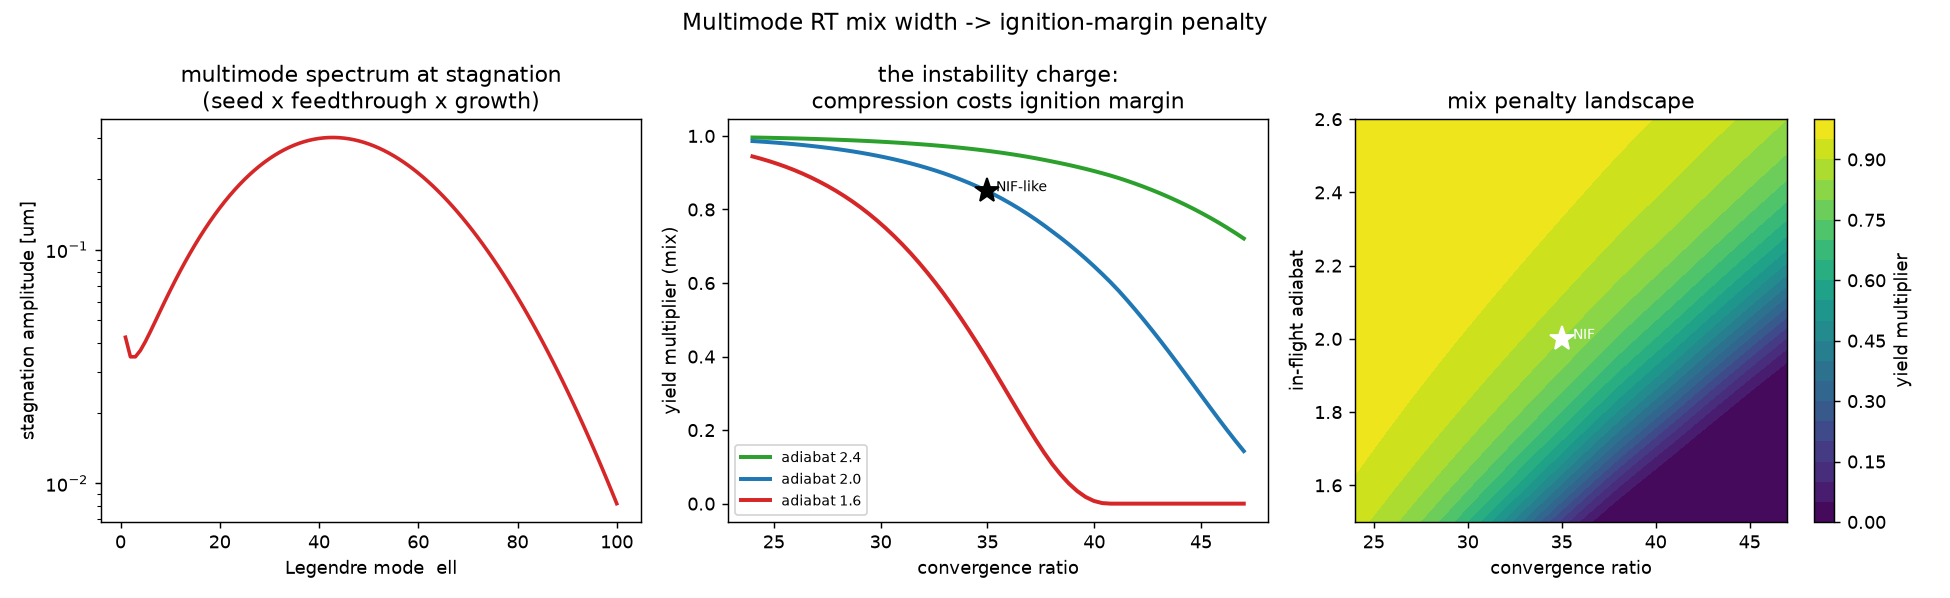

Source code (Python):
r"""
Multimode Rayleigh-Taylor mix width -> an ignition-margin penalty.

Step 2's whole-design optimizer railed convergence high, adiabat low, and fuel
high: the reduced model rewarded compression without charging for the instability
it costs. This module supplies that charge. It turns a capsule surface-roughness
*spectrum* into a stagnation MIX WIDTH, and the mix width into a yield multiplier
that collapses when mix eats the hot spot -- the missing instability penalty.

The chain, reusing the repo's RT physics:

  surface roughness spectrum  sigma_surf * s(ell)
    x  acceleration-phase ablative feedthrough  A_acc(ell; adiabat)   [rt_mechanics]
    x  deceleration RT + Bell-Plesset growth    GF(ell; CR)           [convergent_rt]
    =  per-mode amplitude at stagnation  eta(ell)
  mix width   sigma_mix = sqrt( sum_ell eta(ell)^2 )
  mix fraction f_mix = sigma_mix / R_min(CR)          (R_min = R0 / CR)
  penalty     M(f_mix) = (1 - f_mix)^p                (clean hot-spot fraction)

Where the two design knobs bite:
  * CONVERGENCE enters geometrically -- R_min = R0/CR shrinks, so the same mix
    width is a larger fraction of a smaller hot spot (f_mix ~ CR).
  * ADIABAT enters through acceleration feedthrough -- a lower adiabat makes a
    thinner, less ablatively-stabilized shell, so surface ripples feed through and
    seed the deceleration RT more strongly (A_acc rises as adiabat falls).

Calibrated so the NIF-like nominal (CR=35, adiabat=2.0, sigma_surf=SIGMA_SURF_REF)
keeps ~85% of clean yield -- mix-degraded but igniting, as N221204 was -- while an
aggressive high-CR / low-adiabat design falls off the mix cliff.

Deceleration growth is the slow part; build_rt_table.py caches GF(ell; CR) so this
evaluates in microseconds. Run:  python3 rt_mix.py
Deps: numpy  (matplotlib only for the figure)
"""

import os
import sys
import json

import numpy as np

sys.path.insert(0, os.path.join(os.path.dirname(__file__), "..", "Rayleigh-Taylor"))
from rt_mechanics import gamma_ablative, G_ACCEL, ATWOOD, T_ACCEL  # noqa: E402

# --- load the cached deceleration-phase growth-factor spectrum GF(ell; CR) ---
_TBL = os.path.join(os.path.dirname(__file__), "rt_table.json")
with open(_TBL) as f:
    _T = json.load(f)
ELL = np.arange(1, _T["ell_max"] + 1)
R0_M = _T["r0_m"]
_CR = np.array([r["cr"] for r in _T["rows"]])
_GF = np.array([r["GF"] for r in _T["rows"]])          # [n_cr, n_ell]

# --- reference design / calibration knobs (pinned so NIF-nominal keeps ~85%) ---
SIGMA_SURF_REF = 2.1e-8     # reference capsule surface roughness (RMS) [m]  (~21 nm, calibrated)
SPEC_SLOPE     = 1.0        # surface power spectrum  s(ell) ~ ell^-SPEC_SLOPE
ELL_CUT        = 35.0       # short-wavelength cutoff: finite hot-spot interface
                            # thickness stabilizes modes shorter than R_min/ELL_CUT.
                            # (convergent_rt omits this, so GF rises to the truncation;
                            #  restoring the cutoff is what makes the mix width physical.)
ALPHA_REF      = 2.0        # reference in-flight adiabat
ACCEL_ADIA_EXP = 2.0        # ablation velocity ~ adiabat^ACCEL_ADIA_EXP (feedthrough lever)
N_ACC_CAP      = 6.0        # cap on acceleration e-foldings (nonlinear saturation)
K_IFAR         = 9.7        # in-flight-aspect-ratio amplification (calibrated): a thinner
                            # shell at high CR / low adiabat feeds RT through exponentially.
                            # A fixed-trajectory linear solve omits this; it is the dominant
                            # (CR, adiabat) sensitivity of the mix, so it is put back here.
P_MIX          = 2.5        # clean-fraction exponent in the yield penalty
CR_REF         = 35.0
V_ABL_REF      = 5.0e3      # ablation velocity at the reference adiabat [m/s]

# Bell-Plesset: a mode amplitude grows geometrically ~ R0/R = CR through convergence.
# The cached fixed-trajectory solve (modes seeded from rest) under-represents this,
# so restore it explicitly -- combined with R_min = R0/CR it makes f_mix ~ CR^2, the
# strong, adiabat-independent convergence penalty that a high-CR design cannot escape.


def _seed_spectrum():
    """Normalized surface-roughness amplitude per mode, sum_ell s^2 = 1."""
    s = ELL.astype(float) ** (-SPEC_SLOPE)
    return s / np.sqrt(np.sum(s ** 2))


_S = _seed_spectrum()
_CUTOFF = np.exp(-(ELL / ELL_CUT) ** 2)     # interface-thickness short-wavelength rolloff


def accel_feedthrough(adiabat):
    """Acceleration-phase ablative amplification A_acc(ell) of the seed ripples.

    Uses the Takabe ablative growth rate over the acceleration phase; a lower
    adiabat lowers the ablation velocity (thinner, less-stabilized shell), so the
    short-wavelength modes grow more before deceleration.
    """
    V_abl = V_ABL_REF * (adiabat / ALPHA_REF) ** ACCEL_ADIA_EXP
    lam = 2.0 * np.pi * R0_M / ELL                       # wavelength of mode ell
    n_e = np.minimum(gamma_ablative(lam, g=G_ACCEL, A=ATWOOD, Va=V_abl) * T_ACCEL, N_ACC_CAP)
    return np.exp(n_e)


def _gf_at(cr):
    """Interpolate the deceleration growth-factor spectrum GF(ell) at convergence cr."""
    cr = float(np.clip(cr, _CR.min(), _CR.max()))
    return np.array([np.interp(cr, _CR, _GF[:, j]) for j in range(_GF.shape[1])])


def ifar_amplification(cr, adiabat):
    """Shell-thinning (in-flight-aspect-ratio) RT amplification, 1.0 at the reference.

    Higher CR and lower adiabat both thin the in-flight shell, raising the aspect
    ratio and feeding perturbations through exponentially -- the dominant (CR,
    adiabat) sensitivity that a fixed-trajectory linear solve does not capture.
    """
    ifar = np.sqrt((cr / CR_REF) * (ALPHA_REF / adiabat))
    return np.exp(K_IFAR * (ifar - 1.0))


def mix_state(cr, adiabat, sigma_surf=SIGMA_SURF_REF):
    """Design -> (mix width [m], mix fraction, per-mode stagnation amplitudes)."""
    bp = cr / CR_REF                                              # Bell-Plesset amplitude ~ R0/R
    eta = (sigma_surf * _S * accel_feedthrough(adiabat) * _gf_at(cr) * _CUTOFF
           * ifar_amplification(cr, adiabat) * bp)                # [n_ell]
    sigma_mix = np.sqrt(np.sum(eta ** 2))
    r_min = R0_M / cr
    return dict(sigma_mix=sigma_mix, f_mix=sigma_mix / r_min, eta=eta, r_min=r_min)


def mix_penalty(cr, adiabat, sigma_surf=SIGMA_SURF_REF):
    """Yield multiplier from multimode mix: 1 = clean, ->0 = mix quenches the hot spot."""
    f = mix_state(cr, adiabat, sigma_surf)["f_mix"]
    return float(max(0.0, 1.0 - min(f, 1.0)) ** P_MIX)


def report():
    print("=" * 66)
    print("  MULTIMODE RT MIX  ->  IGNITION-MARGIN PENALTY")
    print("=" * 66)
    cases = [
        ("NIF-like nominal",   35.0, 2.0),
        ("aggressive (Step 2)", 44.0, 1.6),
        ("conservative",       28.0, 2.4),
    ]
    print(f"   {'design':<22}{'CR':>5}{'adiabat':>9}{'f_mix':>8}{'penalty':>9}")
    for name, cr, ad in cases:
        st = mix_state(cr, ad)
        M = mix_penalty(cr, ad)
        print(f"   {name:<22}{cr:>5.0f}{ad:>9.1f}{st['f_mix']:>8.2f}{M:>9.2f}")
    print("-" * 66)
    st = mix_state(35.0, 2.0)
    dom = int(ELL[np.argmax(st['eta'])])
    print(f"  nominal mix width          : {st['sigma_mix']*1e6:6.2f} um  "
          f"(hot spot R_min = {st['r_min']*1e6:.1f} um)")
    print(f"  dominant mix mode          : ell = {dom}")
    print(f"  -> nominal keeps {mix_penalty(35.0,2.0)*100:.0f}% of clean yield "
          f"(mix-degraded but igniting, as NIF was)")
    print("=" * 66)


def make_figure(fname="rt_mix.png"):
    try:
        import matplotlib.pyplot as plt
    except Exception as e:
        print(f"[figure skipped: {e}]")
        return
    fig, ax = plt.subplots(1, 3, figsize=(15, 4.6))

    # (1) per-mode amplitude at stagnation, nominal design
    st = mix_state(35.0, 2.0)
    ax[0].semilogy(ELL, sigma_component(st) * 1e6, "tab:red", lw=2)
    ax[0].set_xlabel("Legendre mode  ell"); ax[0].set_ylabel("stagnation amplitude [um]")
    ax[0].set_title("multimode spectrum at stagnation\n(seed x feedthrough x growth)")

    # (2) penalty vs convergence, for three adiabats
    cr = np.linspace(_CR.min(), _CR.max(), 60)
    for ad, col in [(2.4, "tab:green"), (2.0, "tab:blue"), (1.6, "tab:red")]:
        M = [mix_penalty(c, ad) for c in cr]
        ax[1].plot(cr, M, col, lw=2.2, label=f"adiabat {ad}")
    ax[1].plot(35.0, mix_penalty(35.0, 2.0), "k*", ms=14)
    ax[1].text(35.4, mix_penalty(35.0, 2.0), "NIF-like", fontsize=8)
    ax[1].set_xlabel("convergence ratio"); ax[1].set_ylabel("yield multiplier (mix)")
    ax[1].set_title("the instability charge:\ncompression costs ignition margin")
    ax[1].legend(fontsize=8)

    # (3) penalty map over (CR, adiabat)
    C = np.linspace(_CR.min(), _CR.max(), 50)
    A = np.linspace(1.5, 2.6, 50)
    CC, AA = np.meshgrid(C, A)
    Z = np.vectorize(mix_penalty)(CC, AA)
    im = ax[2].contourf(CC, AA, Z, levels=20, cmap="viridis")
    ax[2].plot(35.0, 2.0, "w*", ms=14); ax[2].text(35.6, 2.0, "NIF", color="w", fontsize=8)
    fig.colorbar(im, ax=ax[2], label="yield multiplier")
    ax[2].set_xlabel("convergence ratio"); ax[2].set_ylabel("in-flight adiabat")
    ax[2].set_title("mix penalty landscape")

    fig.suptitle("Multimode RT mix width -> ignition-margin penalty", fontsize=13)
    fig.tight_layout(); fig.savefig(fname, dpi=130)
    print(f"Saved figure -> {fname}")


def sigma_component(st):
    """Per-mode contribution to the mix width (for plotting)."""
    return np.abs(st["eta"])


def main():
    report()
    make_figure()


if __name__ == "__main__":
    main()

# ----------------------------------------------------------------------------
# NOTES ----------------------------------------------------------------------
# * This closes the loop Step 2 opened: gain now pays for compression. Feeding
#   mix_penalty(CR, adiabat, sigma_surf) into the whole-design objective removes
#   the incentive to rail CR high / adiabat low, and makes surface finish and
#   drive tolerances matter -- the basis for the robust optimization in
#   robust_design_ml.py.
# * Reduced closures: a power-law surface spectrum (real capsules have measured,
#   bumpy spectra), a scalar adiabat->ablation-velocity feedthrough law, quadrature
#   mode summation (no mode coupling / turbulent-mix saturation), and a clean-
#   fraction penalty rather than a resolved mix-layer burn. The deceleration growth
#   itself is the repo's convergent_rt linear solve, cached over CR.
# ----------------------------------------------------------------------------
